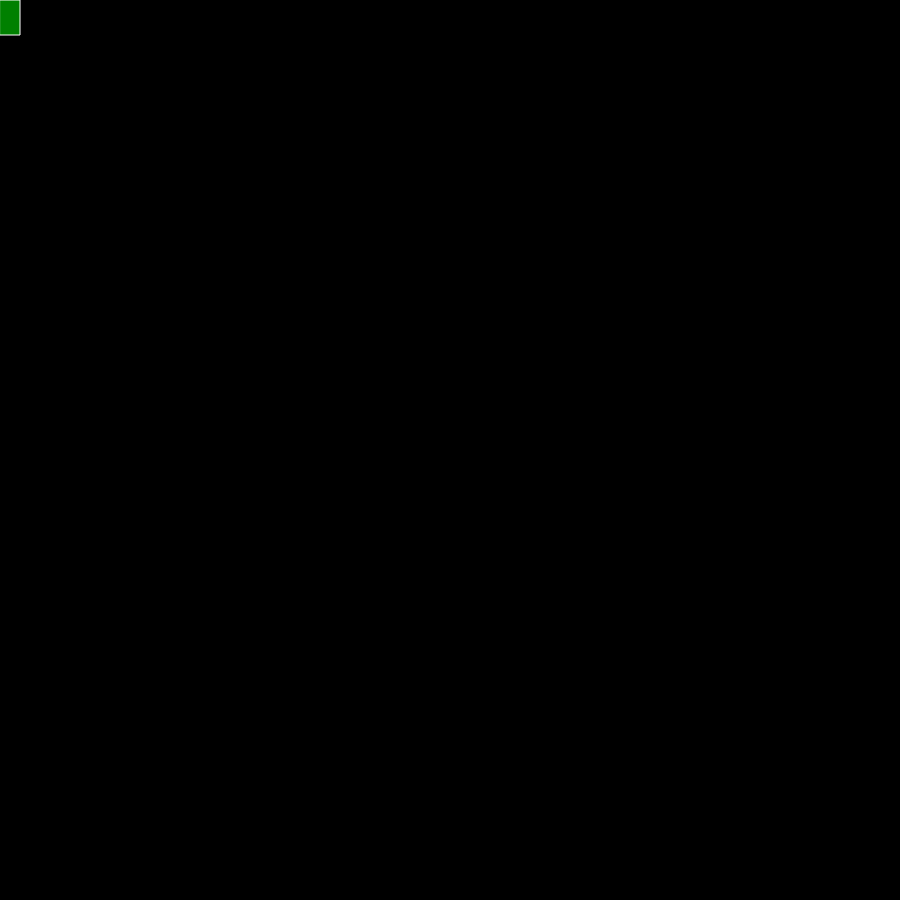
Frame 1 (no input)
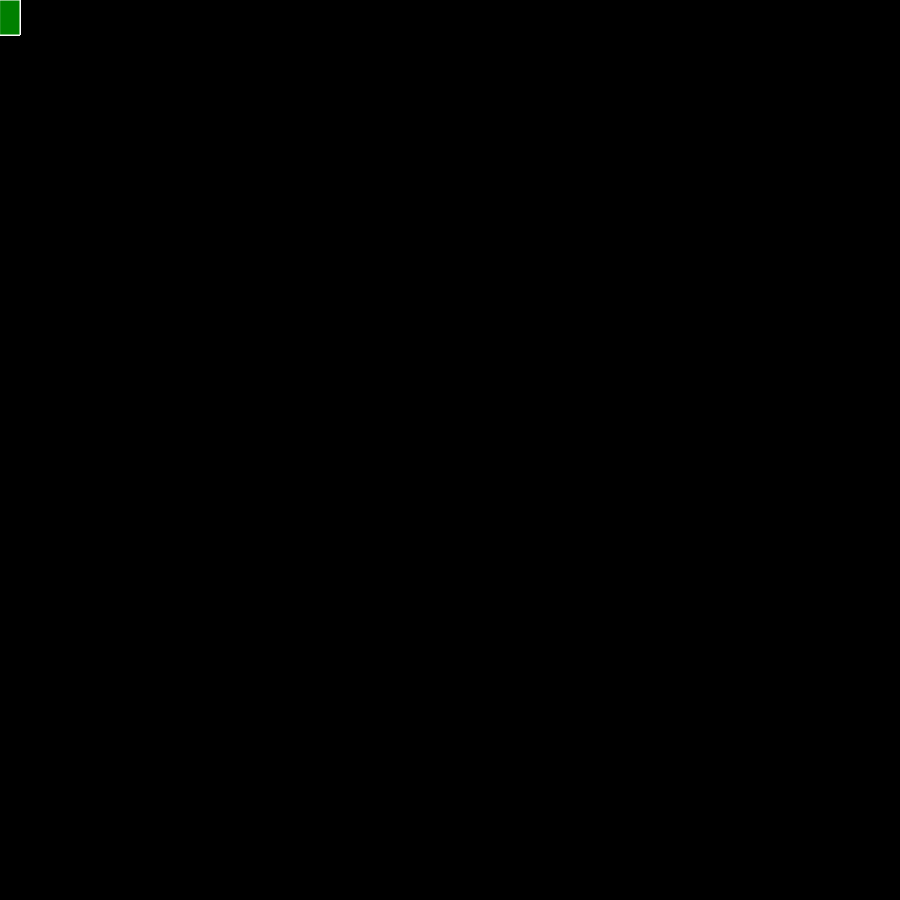
Frame 60 (no input)
Frame 120 (the mouse pressed at the canvas centre since frame 60): identical to frame 60, image omitted

The p5.js sketch that drew these frames (run headless with seeded random() and noise() and a simulated clock; from frame 60 on, the mouse is pressed at the canvas centre):

// p5.js sketch
// ── sketch.js

function setup() {

    createCanvas(900, 900);
    
    background("black");
    
    }
    
    function draw() {
    
    stroke("white");
    
    fill("green");
    
    if(mouseIsPressed === false){
    
    rect(mouseY, mouseX,20, 35);
    
    }
    
    }
    
